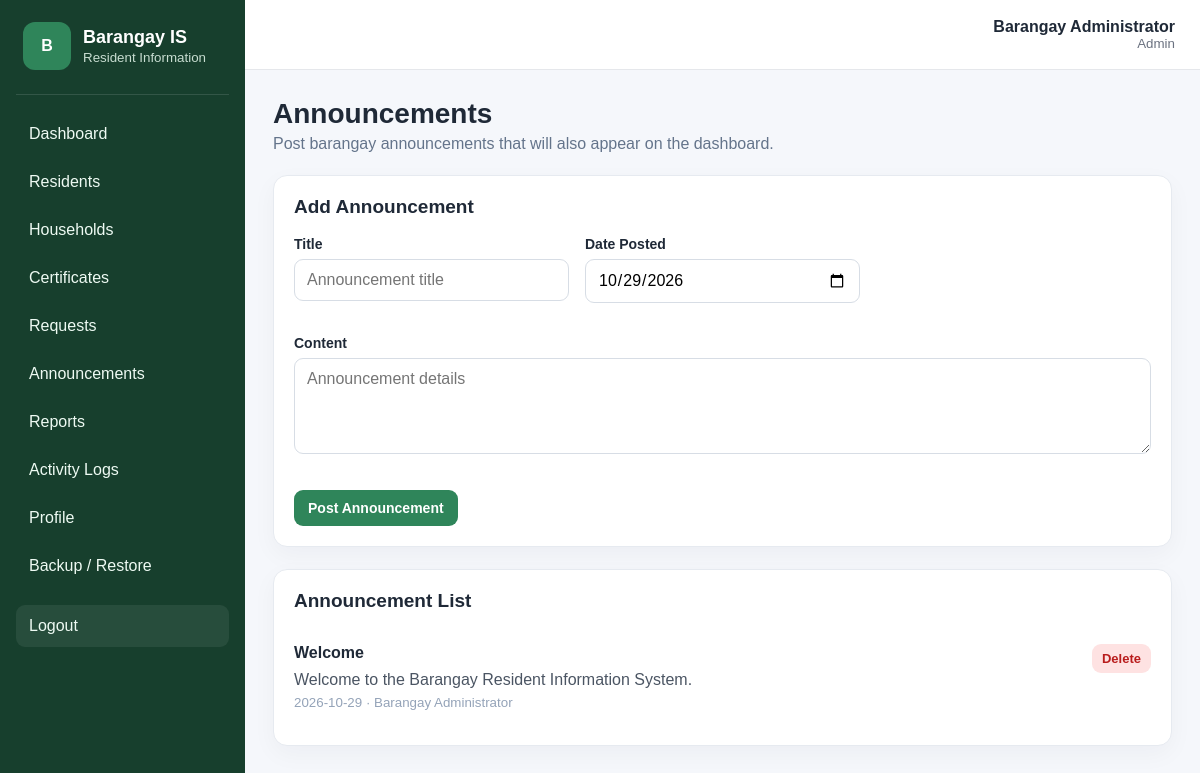
Screenshot of /announcements.php (signed in) with the database file from the repository.
### tables this page shows
CREATE TABLE announcements (
    AnnouncementID INT AUTO_INCREMENT PRIMARY KEY,
    UserID INT NOT NULL,
    Title VARCHAR(150) NOT NULL,
    Content TEXT NOT NULL,
    DatePosted DATE NOT NULL,
    CONSTRAINT fk_announcement_user
        FOREIGN KEY (UserID)
        REFERENCES users(UserID)
        ON UPDATE CASCADE
        ON DELETE RESTRICT
);

CREATE TABLE users (
    UserID INT AUTO_INCREMENT PRIMARY KEY,
    FullName VARCHAR(100) NOT NULL,
    Username VARCHAR(50) NOT NULL UNIQUE,
    Password VARCHAR(255) NOT NULL,
    Role VARCHAR(30) NOT NULL DEFAULT 'Staff',
    ContactNumber VARCHAR(30),
    Status VARCHAR(20) NOT NULL DEFAULT 'Active'
);

### classes/Announcement.php (called while the page is built, shortened)
<?php
class Announcement {
    private $conn;
    public function __construct($conn) {
        $this->conn = $conn;
    }
    public function getAllAnnouncements() {
        $query = "SELECT announcements.*,
                         users.FullName AS PostedBy
                  FROM announcements
                  INNER JOIN users
                  ON announcements.UserID = users.UserID
                  ORDER BY announcements.AnnouncementID DESC";
        $stmt = $this->conn->query($query);
        return $stmt->fetchAll(PDO::FETCH_ASSOC);
    }
}
?>

### announcements.php (the view, shortened to what this page needs)
<?php
require_once("connection.php");
require_once("classes/Announcement.php");
$announcement = new Announcement($conn);
$announcements = $announcement->getAllAnnouncements();
require_once("includes/header.php");
?>
<div class="page-heading">
    <div>
        <h1>Announcements</h1>
        <p>Post barangay announcements that will also appear on the dashboard.</p>
    </div>
</div>
<div class="panel">
    <div class="panel-heading">
        <h2>Add Announcement</h2>
    </div>
    <form action="handlers/announcement_handler.php" method="POST" class="form-grid">
        <div class="form-group">
            <label>Title</label>
            <input type="text" name="title" placeholder="Announcement title">
        </div>
        <div class="form-group">
            <label>Date Posted</label>
            <input type="date" name="date_posted" value="<?= date('Y-m-d'); ?>">
        </div>
        <div class="form-group full-width">
            <label>Content</label>
            <textarea name="content" rows="4" placeholder="Announcement details"></textarea>
        </div>
        <div class="form-actions">
            <button type="submit" name="add_announcement" class="btn primary">
                Post Announcement
            </button>
        </div>
    </form>
</div>
<div class="panel">
    <div class="panel-heading">
        <h2>Announcement List</h2>
    </div>
    <?php foreach ($announcements as $row): ?>
        <div class="announcement-item large">
            <div>
                <h3><?= htmlspecialchars($row['Title']); ?></h3>
                <p><?= nl2br(htmlspecialchars($row['Content'])); ?></p>
                <small>
                    <?= htmlspecialchars($row['DatePosted']); ?>
                    · <?= htmlspecialchars($row['PostedBy']); ?>
                </small>
            </div>
            <form action="handlers/announcement_handler.php" method="POST"
                  onsubmit="return confirm('Delete this announcement?');">
                <button type="submit" name="delete_announcement" class="btn small danger">
                    Delete
                </button>
            </form>
        </div>
    <?php endforeach; ?>
</div>
<?php require_once("includes/footer.php"); ?>

### assets/css/style.css (style rules this page uses)
* { box-sizing: border-box; margin: 0; padding: 0; }
body { font-family: Arial, Helvetica, sans-serif; background: #f5f7fb; color: #1f2937; }
button, input, select, textarea { font: inherit; }
.page-heading { display: flex; justify-content: space-between; gap: 20px; margin-bottom: 22px; }
.page-heading h1 { font-size: 28px; margin-bottom: 5px; }
.page-heading p { color: #64748b; }
.stat-card, .panel { background: white; border: 1px solid #e6eaf0; border-radius: 14px; box-shadow: 0 8px 24px rgba(15, 23, 42, 0.04); }
.panel { padding: 20px; margin-bottom: 22px; }
.panel-heading { display: flex; justify-content: space-between; align-items: center; gap: 15px; margin-bottom: 18px; }
.panel-heading h2 { font-size: 19px; }
.announcement-item { padding: 14px 0; border-bottom: 1px solid #eef2f7; }
.announcement-item:last-child { border-bottom: 0; }
.announcement-item h3 { font-size: 16px; margin-bottom: 5px; }
.announcement-item p { color: #4b5563; line-height: 1.6; }
.announcement-item small { color: #94a3b8; }
.announcement-item.large { display: flex; justify-content: space-between; gap: 20px; }
.form-grid { display: grid; grid-template-columns: repeat(3, 1fr); gap: 16px; }
.form-group { margin-bottom: 16px; }
.form-group label { display: block; margin-bottom: 7px; font-weight: 600; font-size: 14px; }
.form-group input, .form-group select, .form-group textarea, .search-form input, .inline-form select { width: 100%; border: 1px solid #d7dde5; border-radius: 9px; padding: 11px 12px; background: white; outline: none; }
.full-width { grid-column: 1 / -1; }
.form-actions { grid-column: 1 / -1; display: flex; gap: 10px; align-items: center; flex-wrap: wrap; }
.btn { border: 0; border-radius: 9px; padding: 10px 14px; cursor: pointer; display: inline-block; font-weight: 600; font-size: 14px; }
.btn.primary { background: #2f855a; color: white; }
.btn.danger { background: #fee2e2; color: #b91c1c; }
.btn.small { padding: 7px 10px; font-size: 13px; }

### rows the page displays
announcements: Title "Welcome", Content "Welcome to the Barangay Resident Information System.", DatePosted "2026-10-29", UserID.FullName "Barangay Administrator"

### other values shown
$_SESSION['full_name'] "Barangay Administrator"
$_SESSION['role'] "Admin"
